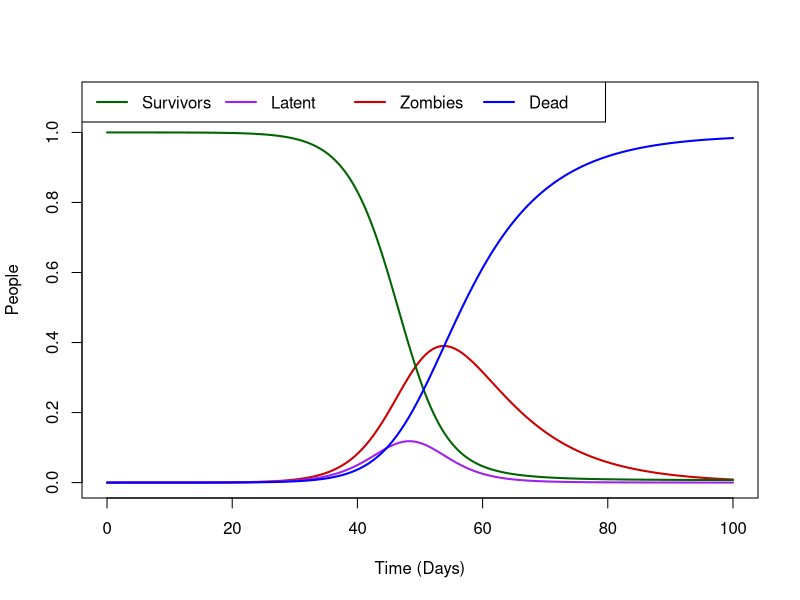

R code for this plot:
require(deSolve)

zombie.model <- function (t, x, params) {
  S <- x[1]
  E <- x[2]
  I <- x[3]
  R <- x[4]
  with (
    as.list(params),
{
	dS <- -beta*S*I
	dE <- beta*S*I - alpha*E
	dI <- alpha*E - gamma*I
	dR <- gamma*I
  res <- c(dS,dE,dI,dR)
  list(res)
}
  )
}

times <- seq(0,100,by=0.05)
params <- c(
 beta <- 0.50,
 gamma <- 1/10,
 alpha <- 1/2
)

xstart <- c(S = 0.99999, E=0, I = 0.00001, R= 0)

out <- as.data.frame(lsoda(xstart,times,zombie.model,params))

plot(I~time, data=out, ylim=c(0,1.1), type="l", col="red3", lwd=2, ylab="People", xlab="Time (Days)")
lines(S~time, data=out, type="l", col="darkgreen", lwd=2)
lines(E~time, data=out, type="l", col="purple",lwd=2)
lines(R~time, data=out, type="l", col="blue", lwd=2)
legend("topleft", c("Survivors","Latent","Zombies","Dead"), col=c("darkgreen","purple","red3","blue"), lwd=c(2,2,2,2), bty='y', ncol=4)
